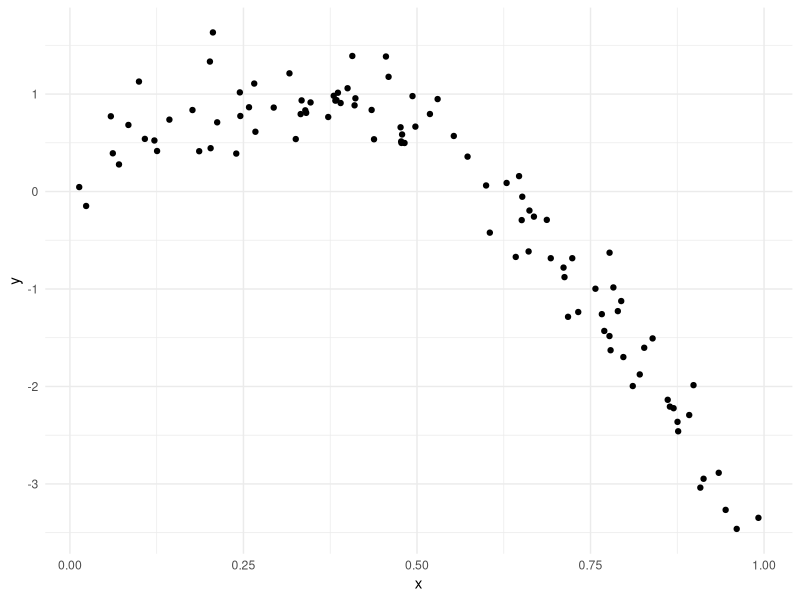
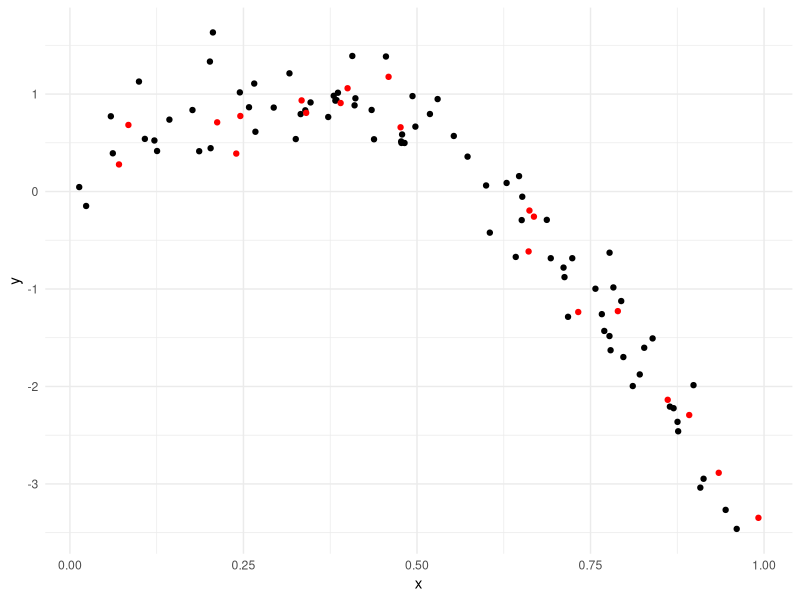
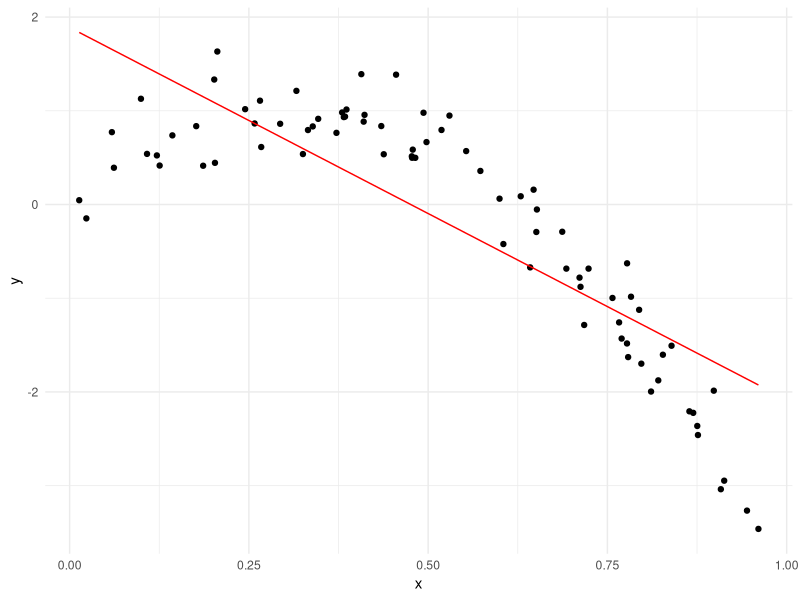
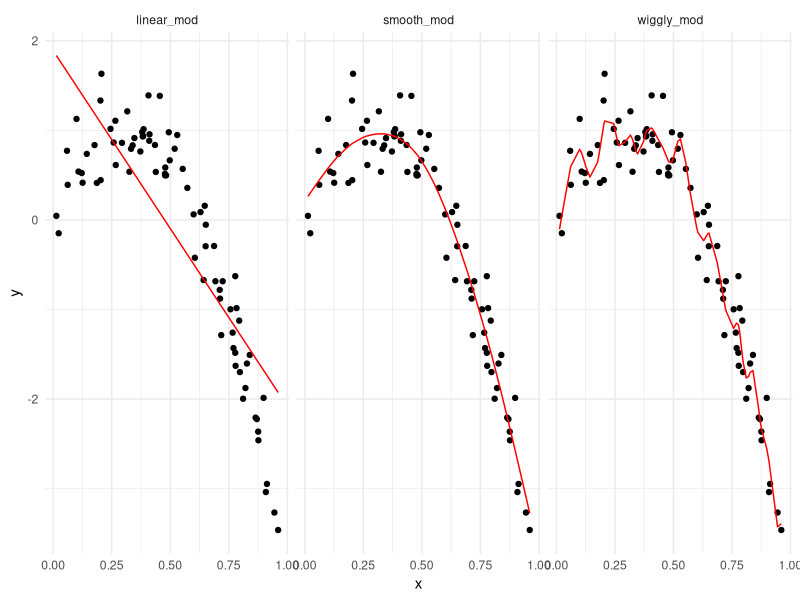

R code for these plots, in order:
## ---- chunk 1
library(tidyverse)
library(modelr)
library(mgcv)

knitr::opts_chunk$set(
  fig.width = 6,
  fig.asp = .6,
  out.width = "90%"
)

theme_set(theme_minimal() + theme(legend.position = "bottom"))

options(
  ggplot2.continuous.colour = "viridis",
  ggplot2.continuous.fill = "viridis"
)

scale_colour_discrete = scale_colour_viridis_d
scale_fill_discrete = scale_fill_viridis_d

set.seed(1)
## ---- chunk 2
nonlin_df = 
  tibble(
    id = 1:100,
    x = runif(100, 0, 1),
    y = 1 - 10 * (x - .3) ^ 2 + rnorm(100, 0, .3)
  )

nonlin_df %>% 
  ggplot(aes(x = x, y = y)) + 
  geom_point()
## ---- chunk 3
train_df = nonlin_df %>% slice_sample(prop = 0.8)
test_df = anti_join(nonlin_df, train_df)
# test_df = anti_join(nonlin_df, train_df, by = "id")

ggplot(train_df, aes(x = x, y = y)) + 
  geom_point() + 
  geom_point(data = test_df, color = "red")
## ---- chunk 4
linear_mod = lm(y ~ x, data = train_df)
smooth_mod = mgcv::gam(y ~ s(x), data = train_df)
wiggly_mod = mgcv::gam(y ~ s(x, k = 30), sp = 10e-6, data = train_df)
## ---- chunk 5
train_df %>% 
  add_predictions(linear_mod) %>% # add a column "pred"
  ggplot(aes(x = x, y = y)) + geom_point() + 
  geom_line(aes(y = pred), color = "red")
## ---- chunk 6
train_df %>% 
  gather_predictions(linear_mod, smooth_mod, wiggly_mod) %>% 
  mutate(model = fct_inorder(model)) %>% 
  ggplot(aes(x = x, y = y)) + 
  geom_point() + 
  geom_line(aes(y = pred), color = "red") + 
  facet_wrap(~model)
## ---- chunk 7
rmse(linear_mod, test_df)
rmse(smooth_mod, test_df)
rmse(wiggly_mod, test_df)
## ---- chunk 8
cv_df = 
  crossv_mc(nonlin_df, 100) # 100: number of splits => train(list), test(list), id

cv_df %>% pull(train) %>% .[[1]] %>% as_tibble # get the training set from the first split (id,x,y)
## ---- chunk 9
cv_df = 
  cv_df %>% 
  mutate(
    train = map(train, as_tibble),
    test = map(test, as_tibble)) %>% # convert resample to tibble
  mutate(
    linear_mod  = map(.x = train, ~lm(y ~ x, data = .x)),
    smooth_mod  = map(.x = train, ~mgcv::gam(y ~ s(x), data = .x)),
    wiggly_mod  = map(.x = train, ~gam(y ~ s(x, k = 30), sp = 10e-6, data = .x))) %>% 
  mutate(
    rmse_linear = map2_dbl(linear_mod, test, ~rmse(model = .x, data = .y)),
    rmse_smooth = map2_dbl(smooth_mod, test, ~rmse(model = .x, data = .y)),
    rmse_wiggly = map2_dbl(wiggly_mod, test, ~rmse(model = .x, data = .y)))
